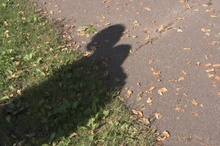
%> input picture FinalProject/images/p14_1.jpg, 220 x 146 px, shrunk from 640 x 425 before the run
$ octave shadow.m   (GNU Octave 9; MATLAB toolbox functions it lacks are replaced by stand-ins)
%> lines starting %> are read from the running program, lines starting %| are printed output that depends on the picture; in (x1, y1, x2, y2) boxes, pixels count from 0 and x2, y2 are one past the last pixel; in counts of white or black regions, pixels touching at a corner belong together; the program's own positions count from 1
### FinalProject/traceBoundary.m
function boundary = traceBoundary(imMask)

BW = im2bw(imMask);
dim = size(BW);
% select a col randomly midway through the image
RandomeCol = round(dim(2)/2)-90;
% find the row related to the col in the boundary
RandomRow = min(find(BW(:, RandomeCol)));

boundary = bwtraceboundary(BW, [RandomRow, RandomeCol], 'N');


end

### FinalProject/solveCubic.m
function [coeff] = solveCubic(t1, t2, c)
    X = [t1^3, t1^2, t1, 1;
         t2^3, t2^2, t2, 1;
         3*t1^2, 2*t1, 1, 0;
         3*t2^2, 2*t2, 1, 0;];
    Y = [c;0;0;0];

    coeff = pinv(X)*Y;
%    coeff = A\b;
end

### FinalProject/shadow.m
%function shadow

close all;
im = imread('images/p14_1.jpg');
%> im is the input picture: size 146x220x3 uint8; mean R, G, B 124.5, 114.1, 94.9
im_mask = imread('images/p14_1.png');
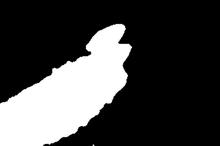
%> input picture FinalProject/images/p14_1.png, 220 x 146 px, shrunk from 640 x 425 before the run
%> im_mask is the input picture: size 146x220 uint8; min 0, max 255, mean 66.2
im = im2double(im);
%> im: size 146x220x3 double
meanval = zeros(1,3);
for layer=1:3

    I = im(:,:,layer);
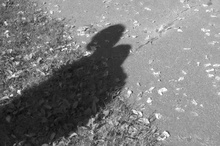
%> I: size 146x220 double; min 0.0235, max 1, mean 0.488
    meanval(1, layer) = mean(I(:));
    Illum = log(I+1);
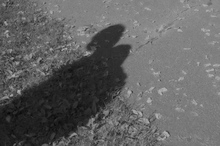
%> Illum: size 146x220 double; min 0.0233, max 0.693, mean 0.386


    boundary = traceBoundary(im_mask);
%> in traceBoundary, `BW = im2bw(imMask);`:
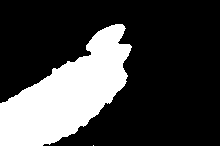
%> BW: size 146x220 logical; 26% white; 2 white regions (1 under 20 px), largest, box (x1, y1, x2, y2) and area: (0, 24, 132, 146) 8345
%> in traceBoundary, `RandomRow = min(find(BW(:, RandomeCol)));`: RandomRow = 94
%> in traceBoundary, `boundary = bwtraceboundary(BW, [RandomRow, RandomeCol], 'N');`: boundary = 396 rows, first 12: [94 20; 93 21; 92 22; 91 23; 91 24; 90 25; 90 26; 89 27; 89 28; 88 29; 88 30; 88 31]
    sizeOF = length(boundary);
%> sizeOF = 396

    t0 = struct('x', {}, 'y', {});
    for i = 1:sizeOF
        t0(i).x = boundary(i, 2);
        t0(i).y = boundary(i, 1);
    end
%> after the loop, t0 = 396 items; first 5, x and y: 20 94, 21 93, 22 92, 23 91, 24 91

    radius = 16;
    [gradX, gradY] = imgradientxy(Illum, 'CentralDifference');
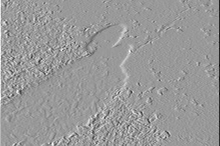
%> gradX: size 146x220 double; min -0.339, max 0.225, mean 0.000527; drawn with min black and max white
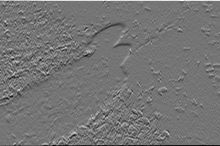
%> gradY: size 146x220 double; min -0.278, max 0.327, mean -0.000473; drawn with min black and max white
%> the run ends on the next line
